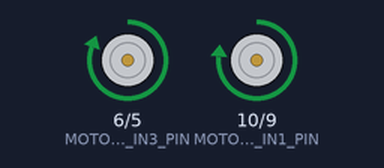
The sketch below on a simulated Arduino Uno, built with avr-gcc and run on an emulated ATmega328P. On the bench: motor-driver pin pairs drawn as motors (green arrow = first pin HIGH = forward, orange = second pin HIGH = backward, longer = more drive).

Above: at 0.7 s.
At 2.2 s:
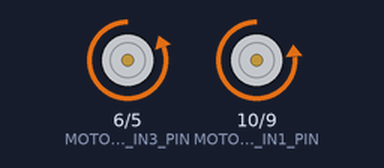
At 4.9 s:
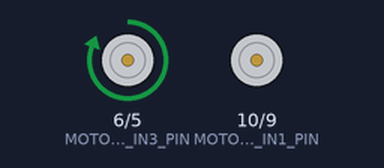
At 7.3 s:
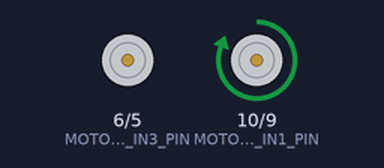
Timing chart, 0 to 12.1 s (numbered marks = the images above):
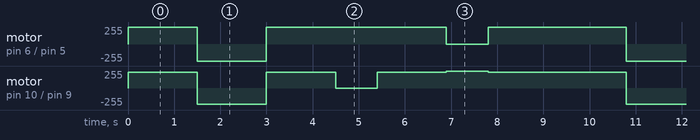

Measured:
- by itself, motor on pin 6 (MOTOR_B_IN3_PIN) / pin 5 (MOTOR_B_IN4_PIN): repeats every 9.3 s: backward 255/255 1.5 s, forward 255/255 3.9 s, stopped 0.90 s, forward 255/255 3.0 s
- by itself, motor on pin 10 (MOTOR_A_IN1_PIN) / pin 9 (MOTOR_A_IN2_PIN): repeats every 9.3 s: backward 240/255 1.5 s, forward 240/255 1.5 s, stopped 0.90 s, forward 240/255 1.5 s, forward 255/255 0.90 s, forward 240/255 3.0 s

The sketch:

BasicMoves.ino
```cpp
const int MOTOR_A_IN1_PIN = 10;
const int MOTOR_A_IN2_PIN = 9;
const int MOTOR_B_IN3_PIN = 6;
const int MOTOR_B_IN4_PIN = 5;


void setup() {
  pinMode(MOTOR_A_IN1_PIN, OUTPUT);
  pinMode(MOTOR_A_IN2_PIN, OUTPUT);
  pinMode(MOTOR_B_IN4_PIN, OUTPUT);
  pinMode(MOTOR_B_IN3_PIN, OUTPUT);
  analogWrite(MOTOR_A_IN1_PIN, 0);
}

void loop() {
  moveForward();
  delay(1500);
  moveBackward();
  delay(1500);
  moveForward();
  delay(1500);
  turnRight();
  moveForward();
  delay(1500);
  turnLeft();
  moveForward();
  delay(1500);
}

void moveForward() {
  analogWrite(MOTOR_A_IN1_PIN, 240);
  analogWrite(MOTOR_A_IN2_PIN, 0);
  analogWrite(MOTOR_B_IN3_PIN, 255);
  analogWrite(MOTOR_B_IN4_PIN, 0);

}

void turnLeft() {
  analogWrite(MOTOR_A_IN1_PIN, 255);
  analogWrite(MOTOR_A_IN2_PIN, 0);
  analogWrite(MOTOR_B_IN3_PIN, 0);
  analogWrite(MOTOR_B_IN4_PIN, 0);

  delay(900);
}

void turnRight() {
  analogWrite(MOTOR_A_IN1_PIN, 0);
  analogWrite(MOTOR_A_IN2_PIN, 0);
  analogWrite(MOTOR_B_IN3_PIN, 255);
  analogWrite(MOTOR_B_IN4_PIN, 0);

  delay(900);
}

void moveBackward() {
  analogWrite(MOTOR_A_IN1_PIN, 0);
  analogWrite(MOTOR_A_IN2_PIN, 240);
  analogWrite(MOTOR_B_IN3_PIN, 0);
  analogWrite(MOTOR_B_IN4_PIN, 255);

}
```
